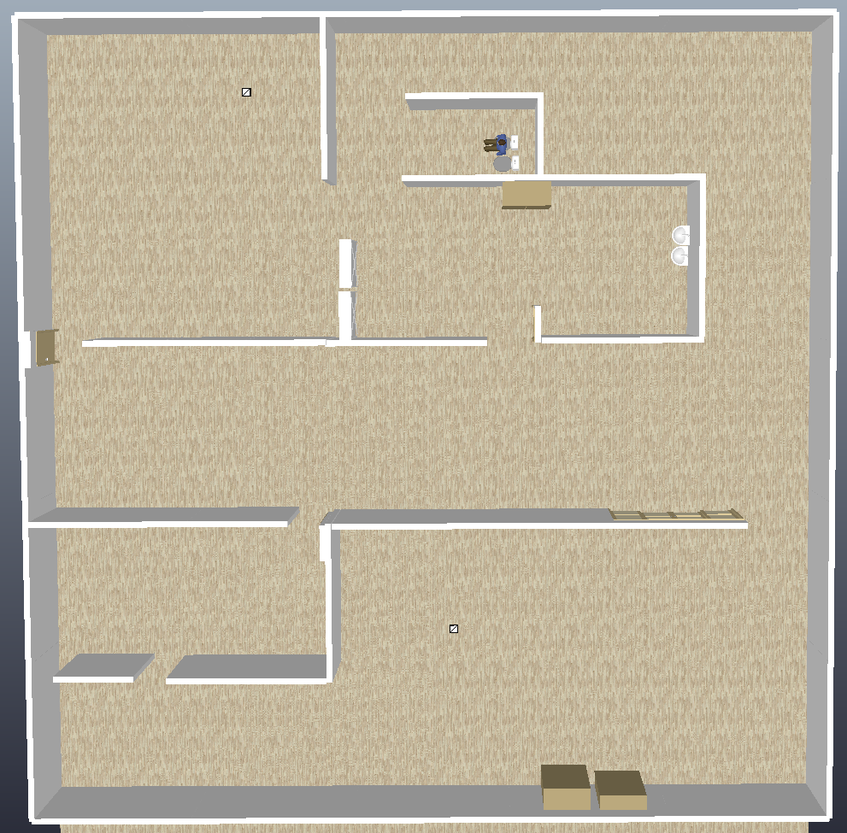
#> input picture util/image_map.png, 847 x 833 px, shrunk from 991 x 975 before the run, found by its file name
$ python image_to_map.py
#> lines starting #> are read from the running program, lines starting #| are printed output that depends on the picture; after the words box and inside, x2 and y2 are one past the last pixel; in counts of white or black regions, pixels touching at a corner belong together
import cv2
import numpy as np
import matplotlib.pyplot as plt

def generate_binary_map(image_path):
    # Cargamos la imagen
#> called with image_path = 'D:/image_map.png'
    image = cv2.imread(image_path)
#> image is the input picture: shape (833, 847, 3); mean B, G, R 159.7, 180, 189.2

    if image is None:
        print(f"Error: Unable to load image from '{image_path}'.")
        return

    # Convertimos la imagen de color a blanco y negro
    hsv_image = cv2.cvtColor(image, cv2.COLOR_BGR2HSV)
#> hsv_image: shape (833, 847, 3); mean H, S, V 22.7, 42.3, 190.3

    lower_white = np.array([0, 0, 200])
    upper_white = np.array([255, 30, 255])
    white_mask = cv2.inRange(hsv_image, lower_white, upper_white)
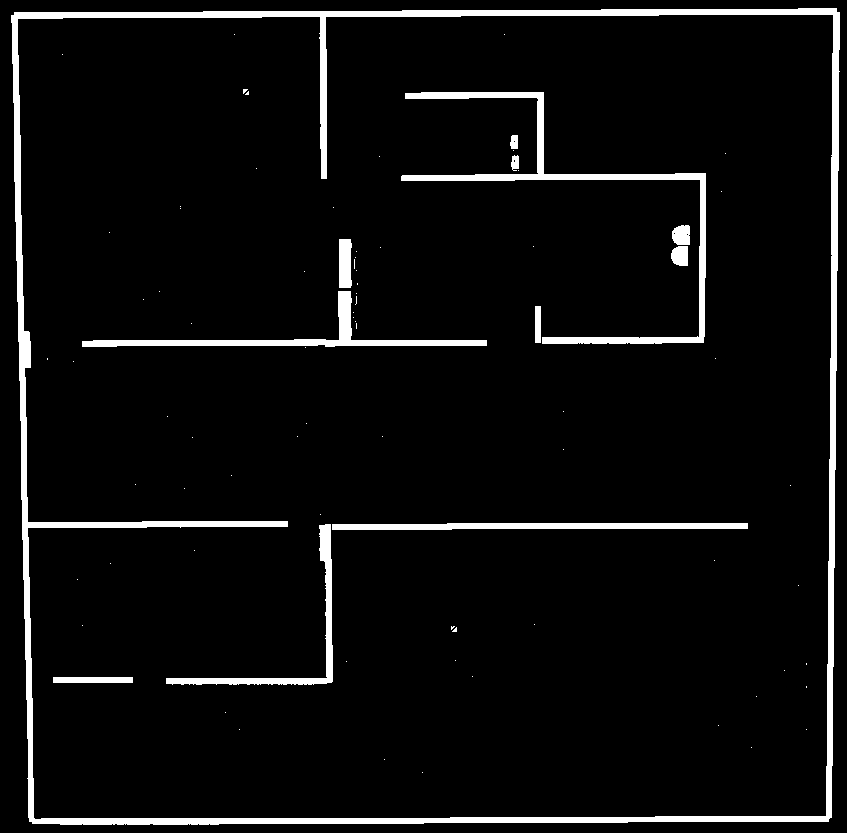
#> white_mask: shape (833, 847); 5.4% white; 83 white regions (71 under 20 px), largest, box (x1, y1, x2, y2) and area: (11, 8, 840, 825) 22944, (401, 92, 706, 344) 5366, (82, 291, 487, 347) 3116
    white_walls = cv2.bitwise_and(image, image, mask=white_mask)
    gray = cv2.cvtColor(white_walls, cv2.COLOR_BGR2GRAY)
    _, binary_map = cv2.threshold(gray, 128, 255, cv2.THRESH_BINARY)

    # Printeamos la imagen
    cv2.imshow('Original Image', image)
    cv2.imshow('Binary Map (White Walls)', binary_map)
    cv2.waitKey(0)
    cv2.destroyAllWindows()

    plt.imshow(binary_map, cmap='gray')
    plt.axis('off')

    # Guardamos la imagen
    #plt.savefig("D:/Image_2.png", format='png', bbox_inches='tight')
    #print(f"Binary map saved as {'D:/Image_2.png'}")

if __name__ == "__main__":
    image_path = 'D:/image_map.png'

    generate_binary_map(image_path)
